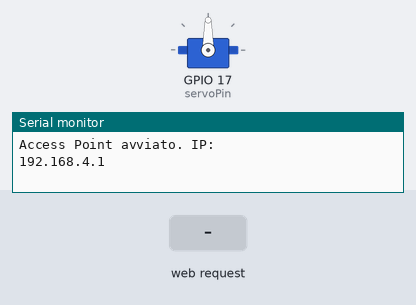
Bench run of a sketch on a simulated ESP32. Parts: servo, the last lines printed to the serial monitor. The test bench sets the inputs (shaded band).

Above: at 3.7 s.
3.8 s: HTTP request GET /setPWM?value=1 received
At 5.0 s:
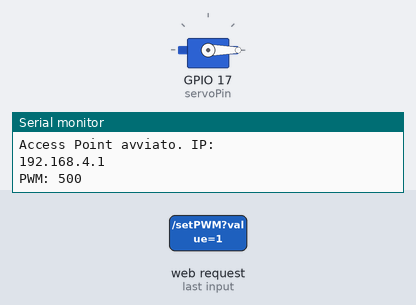
5.3 s: HTTP request GET /setAngle?value=120 received
At 6.3 s:
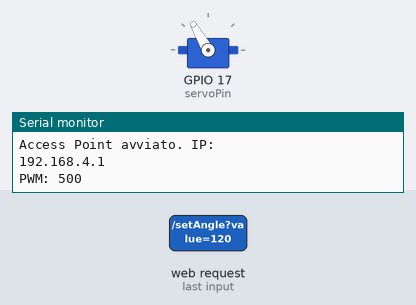
6.8 s: HTTP request GET /setPWM?value=0 received
At 7.4 s:
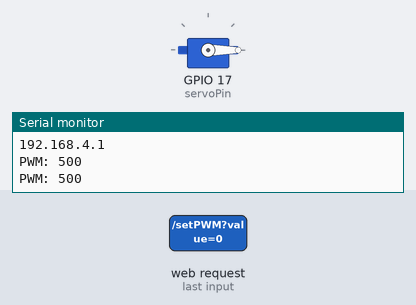
8.3 s: HTTP request GET /setPulse180?value=120 received
At 9.7 s:
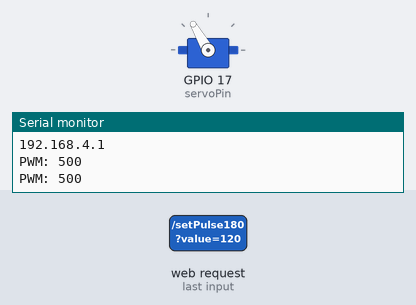
Timing chart, 0 to 10.8 s (numbered marks = the images above; inputs shaded):
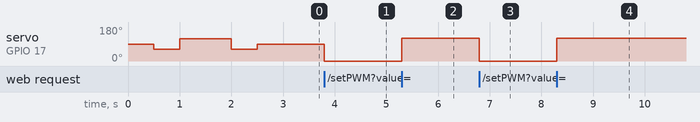

The sketch:

taraturaServomotore.ino
```cpp
/*
Installare libreria ESP32Servo
*/

#include <WiFi.h>
#include <WebServer.h>
#include <ESP32Servo.h>
#include <DNSServer.h>

const char* ssid = "Servo-ESP32";
const char* password = "12345678";

WebServer server(80);
Servo myservo;
DNSServer dnsServer;
const byte DNS_PORT = 53;

const int servoPin = 17;
int pwmValue = 1500; // neutro

const char htmlPage[] PROGMEM = R"rawliteral(
<!DOCTYPE html>
<html>
  <head>
    <meta charset="UTF-8">
    <title>Servo 360° Taratura</title>
    <meta name="viewport" content="width=device-width, initial-scale=1.0">
    <style>
      body {
        font-family: sans-serif;
        text-align: center;
        margin-top: 50px;
        padding: 0 20px;
        font-size: 22px;
      }

      h1 {
        font-size: 32px;
        margin-bottom: 40px;
      }

      input[type=range] {
        width: 90%;
        height: 40px;
        -webkit-appearance: none;
        background: #ccc;
        border-radius: 10px;
        outline: none;
        margin: 30px 0;
      }

      input[type=range]::-webkit-slider-thumb {
        -webkit-appearance: none;
        width: 40px;
        height: 40px;
        background: #444;
        border-radius: 50%;
        cursor: pointer;
      }

      input[type=range]::-moz-range-thumb {
        width: 40px;
        height: 40px;
        background: #444;
        border: none;
        border-radius: 50%;
        cursor: pointer;
      }

      #pwmVal {
        font-size: 28px;
        font-weight: bold;
        color: #333;
      }

      .button-container {
        display: flex;
        gap: 10px;
        margin: 20px;
      }

      button {
        padding: 10px 20px;
        font-size: 16px;
        cursor: pointer;
      }
    </style>
  </head>
  <body>

    <h1>Azioni 360</h1>
    <div class="button-container">
      <button onclick="sendAction(document.getElementById('velDestraVeloce').value)">RF</button>
      <button onclick="sendAction(document.getElementById('velDestraLenta').value)">RS</button>
      <button onclick="sendAction(1500)">Stop</button>
      <button onclick="sendAction(document.getElementById('velSinistraLenta').value)">LS</button>
      <button onclick="sendAction(document.getElementById('velSinistraVeloce').value)">LF</button>
    </div>

    <h1>Parametri di Velocità 360</h1>
     <div>
        <label for="velDestraVeloce">Destra Veloce</label><br>
        <input type="number" id="velDestraVeloce" value="2500" min="500" max="2500">
      </div>
     <div style="display: flex; justify-content: center; gap: 20px; flex-wrap: wrap;">
      <div>
        <label for="velDestraLenta">Destra Lenta</label><br>
        <input type="number" id="velDestraLenta" value="1800" min="500" max="2500">
      </div>
     <div>
        <label for="velSinistraLenta">Sinistra Lenta</label><br>
        <input type="number" id="velSinistraLenta" value="1200" min="500" max="2500">
      </div>
      <div>
        <label for="velSinistraVeloce">Sinistra Veloce</label><br>
        <input type="number" id="velSinistraVeloce" value="600" min="500" max="2500">
      </div>
    </div>

    <h1>Velocità manuale 360</h1>
    <p>PWM: <span id="pwmVal">1500</span> µs</p>
    <input type="range" min="500" max="2500" value="1500" id="slider" oninput="updatePWM(this.value)">

    <h1>Angolo 180</h1>
    <p>PWM: <span id="angle180Val">90</span></p>
    <input type="range" min="0" max="180" value="90" id="slider" oninput="updatePulse180(this.value)">

    <h1>Angolo 270</h1>
    <p>PWM: <span id="angle270Val">135</span></p>
    <input type="range" min="0" max="270" value="135" id="slider" oninput="updatePulse270(this.value)">

    <br><br><br>

    <script>
      function sendAction(val) {
        fetch("/setAction?value=" + val);
      };
      function updatePWM(val) {
        document.getElementById("pwmVal").innerText = val;
        fetch("/setPWM?value=" + val);
      };
      function updatePulse180(val) {
        document.getElementById("angle180Val").innerText = val;
        fetch("/setPulse180?value=" + val);
      };
      function updatePulse270(val) {
        document.getElementById("angle270Val").innerText = val;
        fetch("/setPulse270?value=" + val);
      };

    </script>
  </body>
</html>
)rawliteral";

void setup() {
  Serial.begin(115200);
  WiFi.softAP(ssid, password);
  IPAddress myIP = WiFi.softAPIP();
  Serial.println("Access Point avviato. IP:");
  Serial.println(myIP);
  dnsServer.start(DNS_PORT, "*", myIP);

  ESP32PWM::allocateTimer(0);
  ESP32PWM::allocateTimer(1);
  ESP32PWM::allocateTimer(2);
  ESP32PWM::allocateTimer(3);
  myservo.setPeriodHertz(50);
  myservo.attach(servoPin, 500, 2500);

  myservo.writeMicroseconds(pwmValue);
  delay(500);
  myservo.writeMicroseconds(1200);
  delay(500);
  myservo.writeMicroseconds(1800);
  delay(1000);
  myservo.writeMicroseconds(1200);
  delay(500);
  myservo.writeMicroseconds(pwmValue);

  server.on("/", HTTP_GET, []() {
    server.send_P(200, "text/html", htmlPage);
  });

  server.on("/setPWM", HTTP_GET, []() {
    if (server.hasArg("value")) {
      pwmValue = server.arg("value").toInt();
      pwmValue = constrain(pwmValue, 500, 2500);
      myservo.writeMicroseconds(pwmValue);
      Serial.print("PWM: ");
      Serial.println(pwmValue);
    }

    server.send(200, "text/plain", "OK");
  });

  server.on("/setAngle", HTTP_GET, []() {
    if (server.hasArg("value")) {
      int pos = server.arg("value").toInt();
      myservo.write(pos);
    }
    server.send(200, "text/plain", "OK");
  });

  server.on("/setPulse180", HTTP_GET, []() {
    if (server.hasArg("value")) {
      int pos = server.arg("value").toInt();
      int pulse = map(pos, 0, 180, 500, 2500);
      myservo.write(pulse);
    }
    server.send(200, "text/plain", "OK");
  });

  server.on("/setPulse270", HTTP_GET, []() {
    if (server.hasArg("value")) {
      int pos = server.arg("value").toInt();
      int pulse = map(pos, 0, 270, 500, 2500);
      myservo.write(pulse);
    }
    server.send(200, "text/plain", "OK");
  });

  server.on("/setAction", HTTP_GET, []() {
    if (server.hasArg("value")) {
      int pwmValue = server.arg("value").toInt();
      pwmValue = constrain(pwmValue, 500, 2500);
      myservo.writeMicroseconds(pwmValue);
    }
    server.send(200, "text/plain", "OK");
  });

  server.onNotFound([]() {
    server.send_P(200, "text/html", htmlPage);
  });

  server.begin();
}

void loop() {
  dnsServer.processNextRequest();
  server.handleClient();
}
```

Measured:
- after the input at 3.8 s, servo on GPIO 17 (servoPin): 90° → 0° at once
- after the input at 5.3 s, servo on GPIO 17 (servoPin): 0° → 120° at once
- after the input at 6.8 s, servo on GPIO 17 (servoPin): 120° → 0° at once
- after the input at 8.3 s, servo on GPIO 17 (servoPin): 0° → 120° at once
